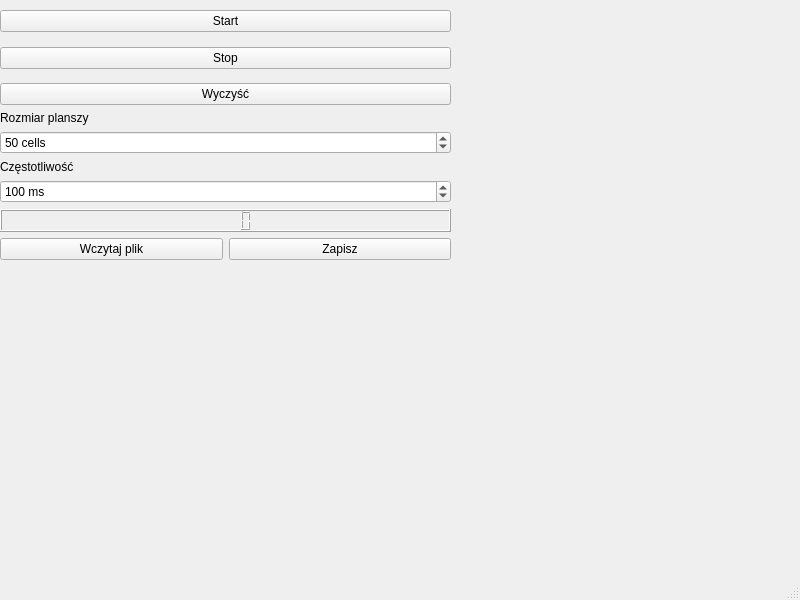
<?xml version="1.0" encoding="UTF-8"?>
<ui version="4.0">
 <class>GameOfLife</class>
 <widget class="QMainWindow" name="GameOfLife">
  <property name="geometry">
   <rect>
    <x>0</x>
    <y>0</y>
    <width>800</width>
    <height>600</height>
   </rect>
  </property>
  <property name="windowTitle">
   <string>GameOfLife</string>
  </property>
  <widget class="QWidget" name="centralwidget">
   <widget class="QWidget" name="layoutWidget">
    <property name="geometry">
     <rect>
      <x>0</x>
      <y>10</y>
      <width>451</width>
      <height>259</height>
     </rect>
    </property>
    <layout class="QHBoxLayout" name="mainLayout_5">
     <item>
      <layout class="QVBoxLayout" name="gameLayout_5"/>
     </item>
     <item>
      <layout class="QVBoxLayout" name="setLayout_5">
       <item>
        <layout class="QHBoxLayout" name="controlLayout_5">
         <item>
          <widget class="QPushButton" name="startButton_5">
           <property name="text">
            <string>Start</string>
           </property>
          </widget>
         </item>
        </layout>
       </item>
       <item>
        <spacer name="verticalSpacer_6">
         <property name="orientation">
          <enum>Qt::Vertical</enum>
         </property>
         <property name="sizeHint" stdset="0">
          <size>
           <width>20</width>
           <height>40</height>
          </size>
         </property>
        </spacer>
       </item>
       <item>
        <widget class="QPushButton" name="stopButton_5">
         <property name="text">
          <string>Stop</string>
         </property>
        </widget>
       </item>
       <item>
        <spacer name="verticalSpacer_7">
         <property name="orientation">
          <enum>Qt::Vertical</enum>
         </property>
         <property name="sizeHint" stdset="0">
          <size>
           <width>20</width>
           <height>40</height>
          </size>
         </property>
        </spacer>
       </item>
       <item>
        <widget class="QPushButton" name="clearButton_5">
         <property name="text">
          <string>Wyczyść</string>
         </property>
        </widget>
       </item>
       <item>
        <widget class="QLabel" name="label_5">
         <property name="text">
          <string>Rozmiar planszy</string>
         </property>
        </widget>
       </item>
       <item>
        <widget class="QSpinBox" name="cellsControl_5">
         <property name="suffix">
          <string> cells</string>
         </property>
         <property name="minimum">
          <number>10</number>
         </property>
         <property name="maximum">
          <number>400</number>
         </property>
         <property name="value">
          <number>50</number>
         </property>
        </widget>
       </item>
       <item>
        <widget class="QLabel" name="label2_5">
         <property name="text">
          <string>Częstotliwość</string>
         </property>
        </widget>
       </item>
       <item>
        <widget class="QSpinBox" name="iterInterval_5">
         <property name="suffix">
          <string> ms</string>
         </property>
         <property name="minimum">
          <number>50</number>
         </property>
         <property name="maximum">
          <number>100000</number>
         </property>
         <property name="singleStep">
          <number>10</number>
         </property>
         <property name="value">
          <number>100</number>
         </property>
        </widget>
       </item>
       <item>
        <widget class="QLCDNumber" name="howManySteps"/>
       </item>
       <item>
        <layout class="QHBoxLayout" name="fileLayout_5">
         <item>
          <widget class="QPushButton" name="loadButton_5">
           <property name="text">
            <string>Wczytaj plik</string>
           </property>
          </widget>
         </item>
         <item>
          <widget class="QPushButton" name="saveButton_5">
           <property name="text">
            <string>Zapisz</string>
           </property>
          </widget>
         </item>
        </layout>
       </item>
       <item>
        <spacer name="verticalSpacer_5">
         <property name="orientation">
          <enum>Qt::Vertical</enum>
         </property>
         <property name="sizeHint" stdset="0">
          <size>
           <width>20</width>
           <height>40</height>
          </size>
         </property>
        </spacer>
       </item>
      </layout>
     </item>
    </layout>
   </widget>
  </widget>
  <widget class="QMenuBar" name="menubar">
   <property name="geometry">
    <rect>
     <x>0</x>
     <y>0</y>
     <width>800</width>
     <height>21</height>
    </rect>
   </property>
  </widget>
  <widget class="QStatusBar" name="statusbar"/>
 </widget>
 <resources/>
 <connections/>
</ui>
